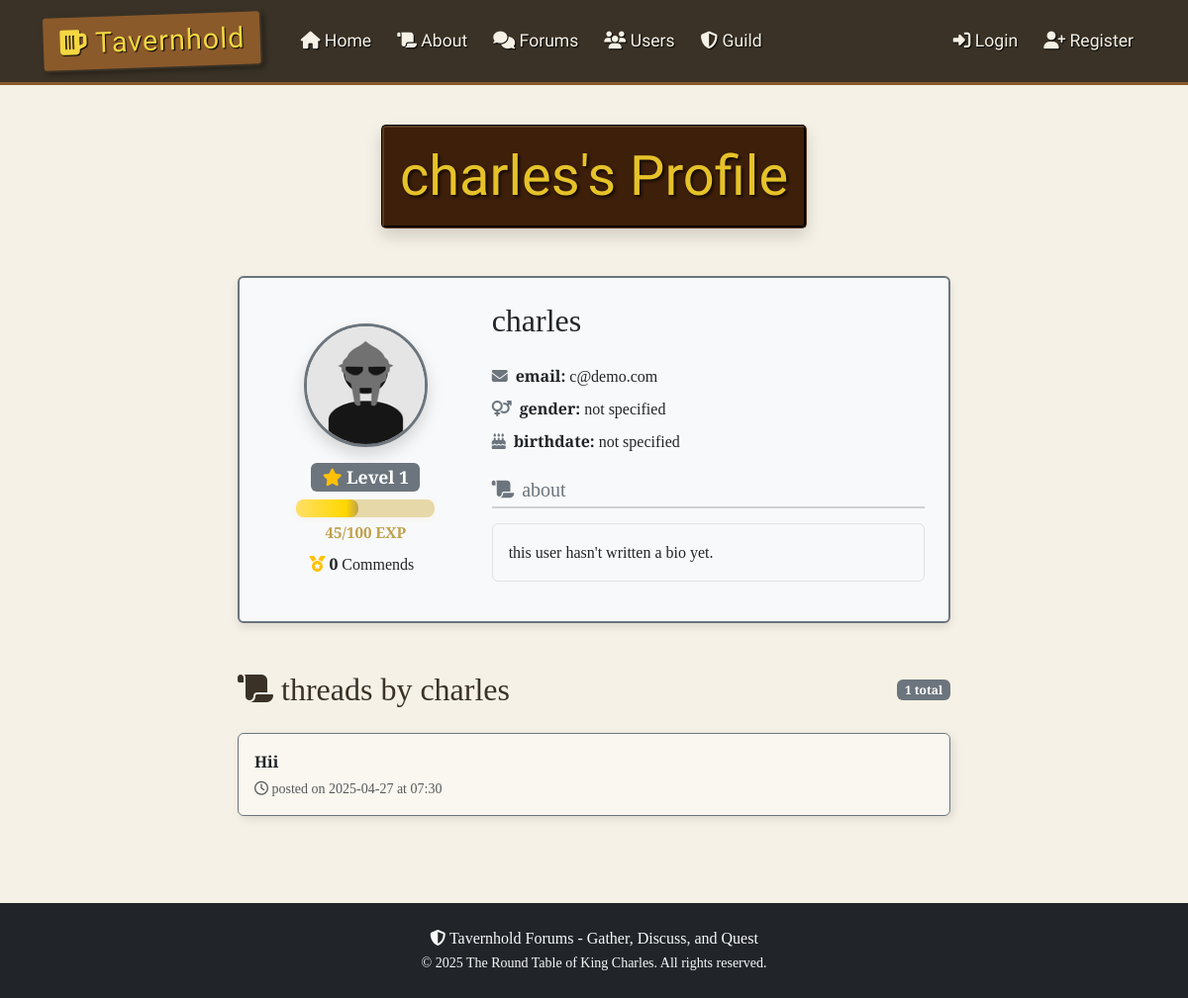
The page /user/charles on the database its author committed.
### thforums/models.py (models this page shows, shortened)
class User(db.Model, UserMixin):
    id = db.Column(db.Integer, primary_key=True)  # unique id for each user
    username = db.Column(db.String(20), unique=True, nullable=False)  # username must be unique
    email = db.Column(db.String(120), unique=True, nullable=False)  # email must be unique
    image_file = db.Column(db.String(20), nullable=False, default="default.png")  # profile picture
    password = db.Column(db.String(60), nullable=False)  # hashed password
    gender = db.Column(db.String(10), nullable=True)  # gender field
    birthdate = db.Column(db.Date, nullable=True)  # birthdate field
    bio = db.Column(db.Text, nullable=True)  # bio field
    threads = db.relationship("Thread", backref="author", lazy=True)  # relationship to threads created by the user
    replies = db.relationship("Reply", backref="author", lazy=True)  # relationship to replies made by the user
    exp = db.Column(db.Integer, nullable=False, default=0)  # exp for user, default 0
    level = db.Column(db.Integer, nullable=False, default=1)  # user level, default 1
    commends_received = db.relationship("Commend", backref="user_target", lazy=True, primaryjoin="User.id==Commend.user_id_target")
    def commend_count(self):
        return len([c for c in self.commends_received if c.user_id_target == self.id])
    def required_exp_for_next_level(self):
        return 100 * self.level

class Thread(db.Model):
    id = db.Column(db.Integer, primary_key=True)  # unique id for each thread
    title = db.Column(db.String(100), nullable=False)  # thread title
    date_posted = db.Column(db.DateTime, nullable=False, default=datetime.utcnow)  # timestamp of thread creation
    content = db.Column(db.Text, nullable=False)  # thread content
    user_id = db.Column(db.Integer, db.ForeignKey("user.id"), nullable=False)  # foreign key linking to the user who created the thread
    category = db.Column(db.String(50), nullable=False)  # category of the thread
    replies = db.relationship("Reply", backref="thread", lazy=True)  # relationship to replies in the thread
    edited = db.Column(db.Boolean, default=False)  # flag to indicate if the thread was edited
    last_edited = db.Column(db.DateTime)  # timestamp of the last edit
    commends = db.relationship("Commend", backref="thread", lazy=True, primaryjoin="Thread.id==Commend.thread_id")

### thforums/routes.py (the view)
@app.route("/user/<string:username>")
def user_profile(username):
    user = User.query.filter_by(username=username).first_or_404()
    page = request.args.get("page", 1, type=int)  # get the current page number
    threads = Thread.query.filter_by(author=user).order_by(Thread.date_posted.desc()).paginate(page=page, per_page=5)
    return render_template("user_profile.html", title=f"{user.username}'s Profile", user=user, threads=threads)

### thforums/templates/user_profile.html (shortened to what this page needs)
{% extends 'layout.html' %}
{% block content %}
<div class="container">
    <div class="row justify-content-center mb-5">
        <div class="col-md-8 text-center">
            <div class="tavern-sign-straight d-inline-block shadow p-3">
                <h1 class="display-4 mb-0">{{ user.username }}'s Profile</h1>
            </div>
        </div>
    </div>
    <div class="row justify-content-center">
        <div class="col-lg-8">
            <div class="card profile-card mb-5 border-2 border-medieval">
                <div class="card-body p-4">
                    <div class="row align-items-center">
                        <div class="col-md-4 text-center mb-4 mb-md-0">
                            <img src="{{ url_for('static', filename='profile_pics/' + (user.image_file if user.image_file else 'default.png')) }}"
                                 alt="profile picture"
                                 class="large-profile-pic rounded-circle border border-3 border-medieval shadow">
                            <div class="mt-3 mb-2">
                                <span class="badge bg-medieval" style="font-size:1.1em;">
                                    <i class="fas fa-star text-warning"></i> Level {{ user.level }}
                                </span>
                                <div class="exp-bar mt-2" style="width:100%; max-width:140px; margin:0 auto;">
                                    <div class="progress medieval-exp-bar" style="height: 18px;">
                                        <div class="progress-bar medieval-exp-progress" role="progressbar"
                                            style="width: {{ (user.exp / user.required_exp_for_next_level() * 100) | round(0) }}%;"
                                            aria-valuenow="{{ user.exp }}"
                                            aria-valuemin="0"
                                            aria-valuemax="{{ user.required_exp_for_next_level() }}">
                                        </div>
                                    </div>
                                    <div class="exp-value mt-1" style="font-size:0.95em; color:#bfa14a; font-weight:bold;">
                                        {{ user.exp }}/{{ user.required_exp_for_next_level() }} EXP
                                    </div>
                                </div>
                            </div>
                            <div class="mt-2 d-flex justify-content-center align-items-center">
                                <span class="me-2">
                                    <i class="fas fa-medal text-warning"></i>
                                    <b>{{ user.commend_count() }}</b> Commends
                                </span>
                            </div>
                        </div>
                        <div class="col-md-8">
                            <div class="profile-details">
                                <h2 class="mb-4">{{ user.username }}</h2>
                                <div class="mb-3">
                                    <div class="d-flex align-items-center mb-2">
                                        <i class="fas fa-envelope me-2 text-medieval"></i>
                                        <span><strong>email:</strong> {{ user.email }}</span>
                                    </div>
                                    <div class="d-flex align-items-center mb-2">
                                        <i class="fas fa-venus-mars me-2 text-medieval"></i>
                                        <span><strong>gender:</strong> {{ user.gender or "not specified" }}</span>
                                    </div>
                                    <div class="d-flex align-items-center mb-2">
                                        <i class="fas fa-birthday-cake me-2 text-medieval"></i>
                                        <span><strong>birthdate:</strong> {{ user.birthdate.strftime('%Y-%m-%d') if user.birthdate else "not specified" }}</span>
                                    </div>
                                </div>
                                <div class="bio-section mt-4">
                                    <h5 class="section-title"><i class="fas fa-scroll me-2"></i>about</h5>
                                    <p class="bio-content p-3 bg-light rounded border">{{ user.bio or "this user hasn't written a bio yet." }}</p>
                                </div>
                            </div>
                        </div>
                    </div>
                </div>
            </div>
            <div class="threads-section">
                <div class="d-flex justify-content-between align-items-center mb-4">
                    <h2 class="mb-0">
                        <i class="fas fa-scroll me-2"></i>threads by {{ user.username }}
                    </h2>
                    <span class="badge bg-medieval">{{ threads.total }} total</span>
                </div>
                {% if threads.items %}
                    <div class="thread-list">
                        {% for thread in threads.items %}
                            <div class="card thread-card mb-3 border-medieval">
                                <div class="card-body">
                                    <div class="d-flex justify-content-between align-items-start">
                                        <div>
                                            <a href="{{ url_for('view_thread', thread_id=thread.id) }}"
                                               class="thread-title text-decoration-none fw-bold text-dark">
                                                {{ thread.title }}
                                            </a>
                                            <div class="thread-meta text-muted small mt-1">
                                                <i class="far fa-clock"></i> posted on {{ thread.date_posted.strftime('%Y-%m-%d at %H:%M') }}
                                            </div>
                                        </div>
                                    </div>
                                </div>
                            </div>
                        {% endfor %}
                    </div>
                {% else %}
                    <div class="empty-state text-center py-5">
                        <i class="fas fa-scroll fa-3x text-muted mb-3"></i>
                        <h4 class="text-muted">{{ user.username }} hasn't created any threads yet.</h4>
                    </div>
                {% endif %}
            </div>
        </div>
    </div>
</div>
{% endblock %}

### thforums/templates/layout.html (shortened to what this page needs)
<!DOCTYPE html>
<html lang="en">
<head>
    <link href="https://cdn.jsdelivr.net/npm/bootstrap@5.3.0/dist/css/bootstrap.min.css" rel="stylesheet">
    <link rel="stylesheet" href="https://cdnjs.cloudflare.com/ajax/libs/font-awesome/6.4.0/css/all.min.css">
    <link rel="stylesheet" href="{{ url_for('static', filename='css/styles.css') }}">
</head>
<body>
    <nav class="navbar navbar-expand-lg navbar-dark navbar-custom sticky-top">
        <div class="container">
            <a class="bg-transparent text-light position-absolute top-0 start-0 my-4 ms-5 offcanvas-btn" data-bs-toggle="offcanvas" href="#offcanvas" role="button" aria-controls="offcanvasExample">
            </a>
            <a class="navbar-brand tavern-logo" href="{{ url_for('home') }}">
                <span class="tavern-sign">
                    <i class="fas fa-beer soundBtn"></i> Tavernhold
                </span>
            </a>
            <div class="collapse navbar-collapse" id="navbarNav">
                <ul class="navbar-nav me-auto">
                    <li class="nav-item">
                        <a class="nav-link" href="{{ url_for('home') }}"><i class="fas fa-home soundBtn"></i> Home</a>
                    </li>
                    <li class="nav-item">
                        <a class="nav-link" href="{{ url_for('about') }}"><i class="fas fa-scroll soundBtn"></i> About</a>
                    </li>
                    <li class="nav-item">
                        <a class="nav-link" href="{{ url_for('forums') }}"><i class="fas fa-comments soundBtn"></i> Forums</a>
                    </li>
                    <li class="nav-item">
                        <a class="nav-link" href="{{ url_for('list_users') }}"><i class="fas fa-users soundBtn"></i> Users</a>
                    </li>
                    <li class="nav-item">
                        <a class="nav-link" href="{{ url_for('create_guild') }}"><i class="fas fa-shield-halved soundBtn"></i> Guild</a>
                    </li>
                </ul>
                <ul class="navbar-nav">
                    {% if current_user.is_authenticated %}
                        <li class="nav-item">
                            <a class="nav-link" href="{{ url_for('profile') }}"><i class="fas fa-user soundBtn"></i> Profile</a>
                        </li>
                        <li class="nav-item">
                            <a class="nav-link" href="{{ url_for('logout') }}"><i class="fas fa-sign-out-alt soundBtn"></i> Logout</a>
                        </li>
                    {% else %}
                        <li class="nav-item">
                            <a class="nav-link" href="{{ url_for('login') }}"><i class="fas fa-sign-in-alt soundBtn"></i> Login</a>
                        </li>
                        <li class="nav-item">
                            <a class="nav-link" href="{{ url_for('register') }}"><i class="fas fa-user-plus soundBtn"></i> Register</a>
                        </li>
                    {% endif %}
                </ul>
            </div>
        </div>
    </nav>
    <main class="container my-4">
        <div class="row">
            <div class="col-md-12">
                {% block content %}{% endblock %}
            </div>
        </div>
    </main>
    <footer class="bg-dark text-light py-4 mt-5">
        <div class="container text-center">
            <p class="mb-0">
                <i class="fas fa-shield-alt"></i> Tavernhold Forums - Gather, Discuss, and Quest
            </p>
            <small>© 2025 The Round Table of King Charles. All rights reserved.</small>
        </div>
    </footer>
</body>
</html>

### rows shown on the page
User: username "charles", image_file (placeholder picture), level "1", exp "45", required_exp_for_next_level "100", email "c@demo.com", gender "not specified", birthdate "not specified", bio "this user hasn't written a bio yet."
Thread: title "Hii", date_posted "2025-04-27 at 07:30"

### other values the page prints
{{ user.commend_count() }} "0"
{{ threads.total }} "1"
